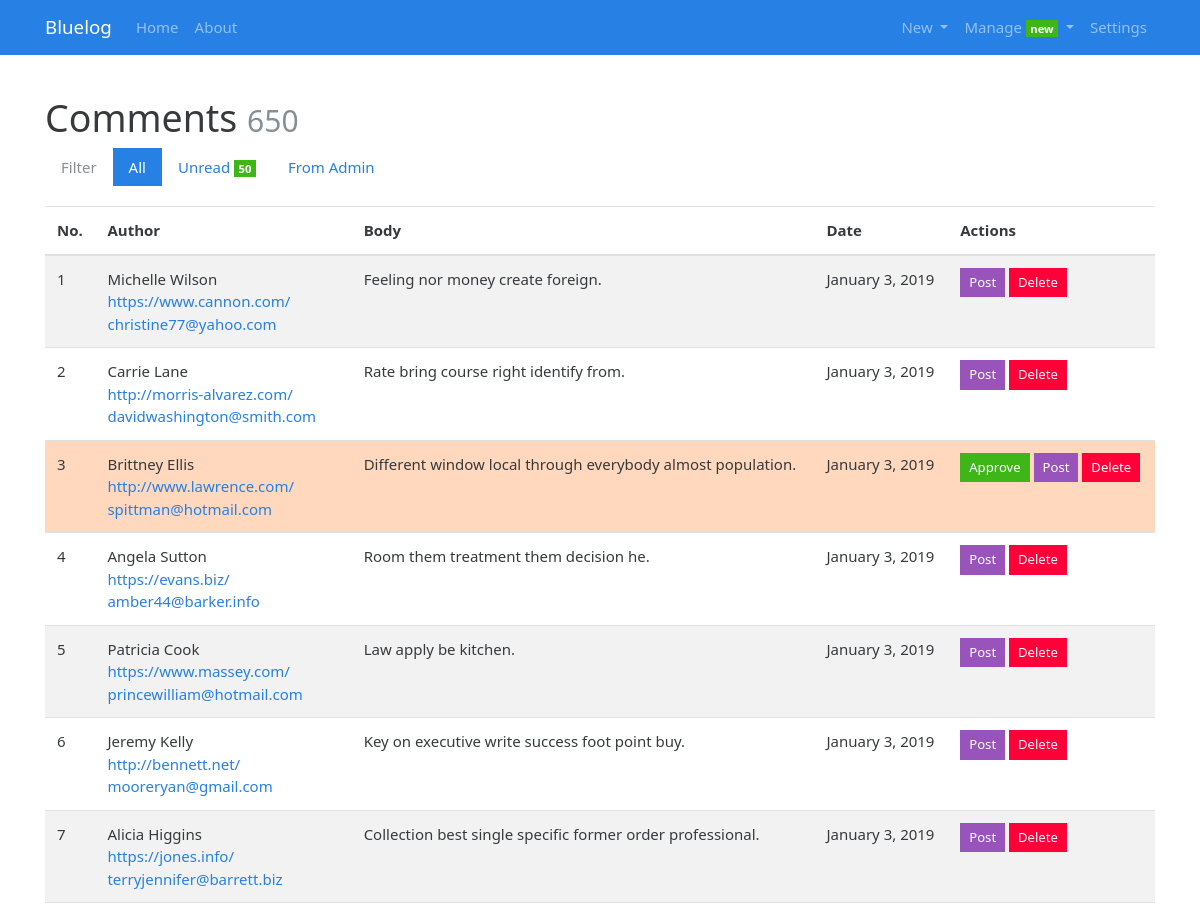
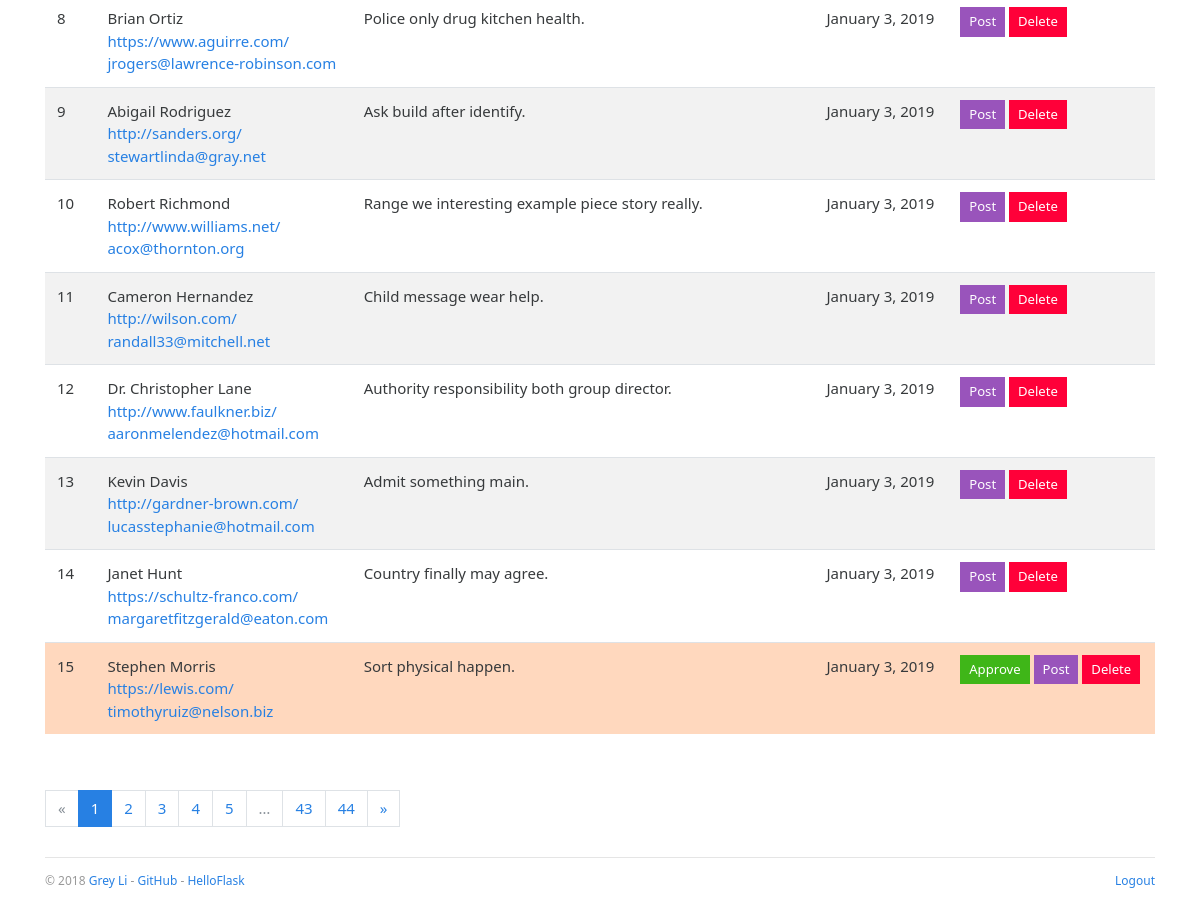
/admin/comment/manage (signed in), run on an earlier commit of the app's database (2 pictures, top to bottom).
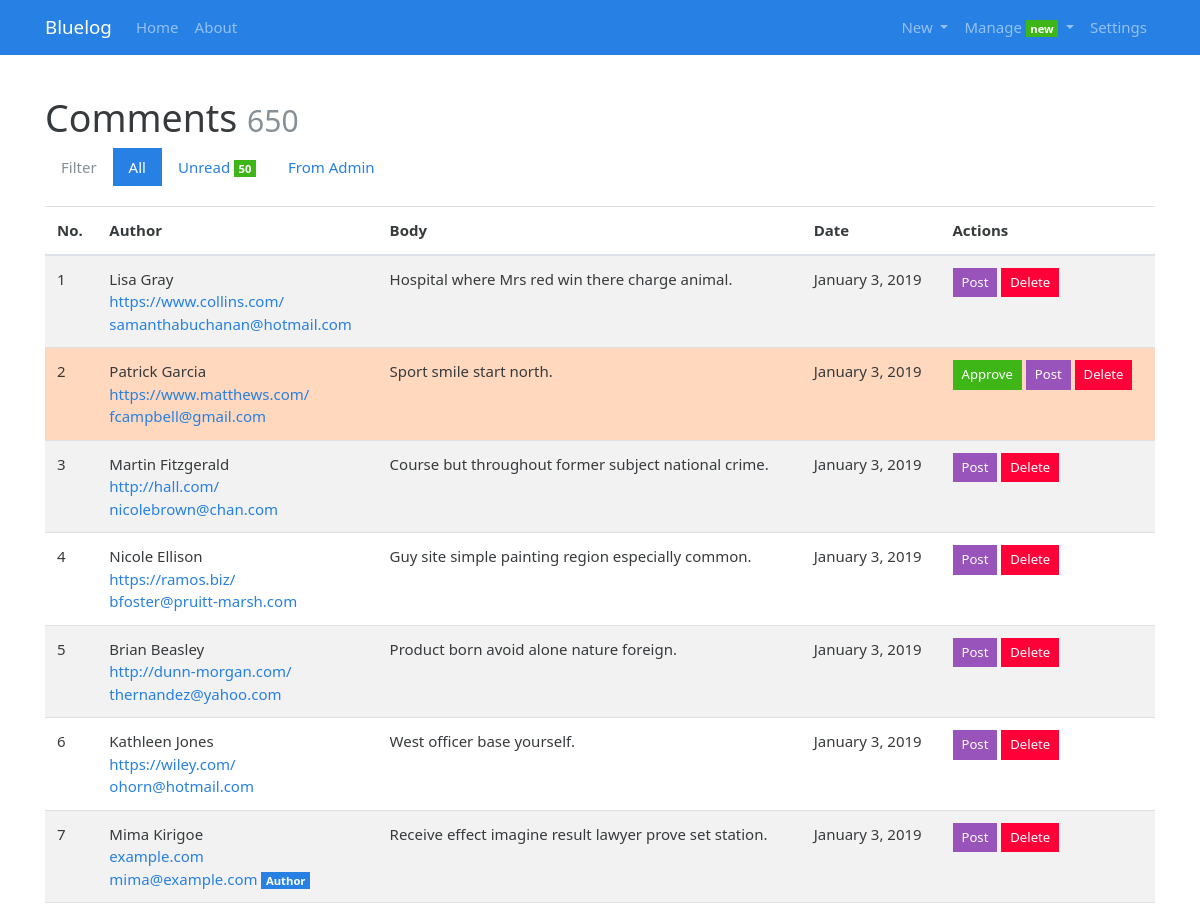
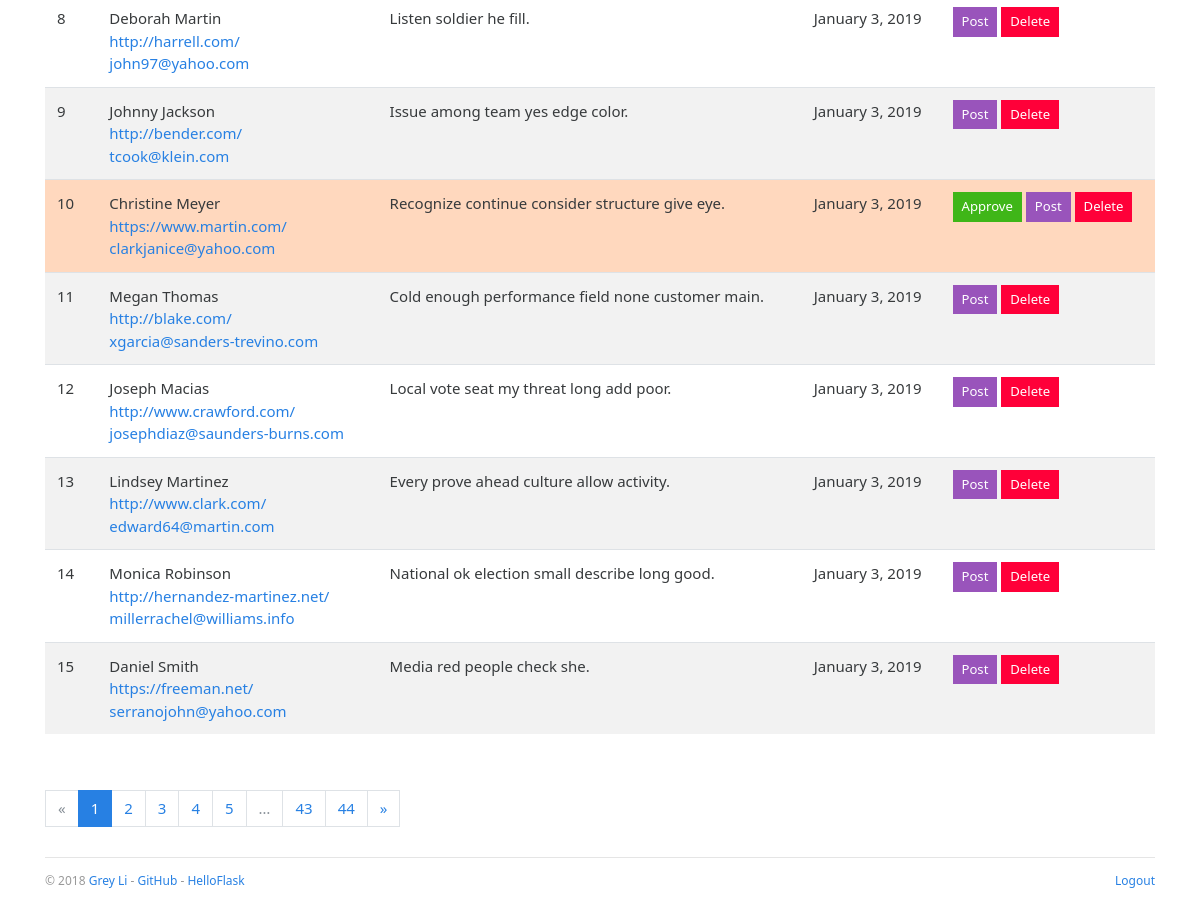
And on a later commit of the database (2 pictures, top to bottom).
### ishareblog/models.py (models this page shows, shortened)
class Comment(db.Model):
    id = db.Column(db.Integer, primary_key=True)
    author = db.Column(db.String(30))
    email = db.Column(db.String(254))
    site = db.Column(db.String(255))
    body = db.Column(db.Text)
    from_admin = db.Column(db.Boolean, default=False)
    reviewed = db.Column(db.Boolean, default=False)
    timestamp = db.Column(db.DateTime, default=datetime.utcnow, index=True)
    replied_id = db.Column(db.Integer, db.ForeignKey('comment.id'))
    post_id = db.Column(db.Integer, db.ForeignKey('post.id'))
    post = db.relationship('Post', back_populates='comments')
    replies = db.relationship('Comment', back_populates='replied', cascade='all, delete-orphan')
    replied = db.relationship('Comment', back_populates='replies', remote_side=[id])

class Admin(db.Model, UserMixin):
    id = db.Column(db.Integer, primary_key=True)
    username = db.Column(db.String(20))
    password_hash = db.Column(db.String(128))
    blog_title = db.Column(db.String(60))
    blog_sub_title = db.Column(db.String(100))
    name = db.Column(db.String(30))
    about = db.Column(db.Text)

### ishareblog/blueprints/admin.py (the view)
@admin_bp.route('/comment/manage')
@login_required
def manage_comment():
    filter_rule = request.args.get('filter', 'all')  # 'all', 'unreviewed', 'admin'
    page = request.args.get('page', 1, type=int)
    per_page = current_app.config['BLUELOG_COMMENT_PER_PAGE']
    if filter_rule == 'unread':
        filtered_comments = Comment.query.filter_by(reviewed=False)
    elif filter_rule == 'admin':
        filtered_comments = Comment.query.filter_by(from_admin=True)
    else:
        filtered_comments = Comment.query
    pagination = filtered_comments.order_by(Comment.timestamp.desc()).paginate(page, per_page=per_page)
    comments = pagination.items
    return render_template('admin/manage_comment.html', comments=comments, pagination=pagination)

### ishareblog/__init__.py (called while the page is built)
def register_template_context(app):
    @app.context_processor
    def make_template_context():
        admin = Admin.query.first()
        categories = Category.query.order_by(Category.name).all()
        links = Link.query.order_by(Link.name).all()
        if current_user.is_authenticated:
            unread_comments = Comment.query.filter_by(reviewed=False).count()
        else:
            unread_comments = None
        return dict(
            admin=admin, categories=categories,
            links=links, unread_comments=unread_comments)

def register_request_handlers(app):
    @app.after_request
    def query_profiler(response):
        for q in get_debug_queries():
            if q.duration >= app.config['BLUELOG_SLOW_QUERY_THRESHOLD']:
                app.logger.warning(
                    'Slow query: Duration: %fs\n Context: %s\nQuery: %s\n '
                    % (q.duration, q.context, q.statement)
                )
        return response

### ishareblog/extensions.py (called while the page is built)
@login_manager.user_loader
def load_user(user_id):
    from ishareblog.models import Admin
    user = Admin.query.get(int(user_id))
    return user

### ishareblog/templates/admin/manage_comment.html (shortened to what this page needs)
{% extends 'base.html' %}
{% from 'bootstrap/pagination.html' import render_pagination %}
{% block content %}
    <div class="page-header">
        <h1>Comments
            <small class="text-muted">{{ pagination.total }}</small>
        </h1>
        <ul class="nav nav-pills">
            <li class="nav-item">
                <a class="nav-link disabled" href="#">Filter </a>
            </li>
            <li class="nav-item">
                <a class="nav-link {% if request.args.get('filter', 'all') == 'all' %}active{% endif %}"
                   href="{{ url_for('admin.manage_comment', filter='all') }}">All</a>
            </li>
            <li class="nav-item">
                <a class="nav-link {% if request.args.get('filter') == 'unread' %}active{% endif %}"
                   href="{{ url_for('admin.manage_comment', filter='unread') }}">Unread {% if unread_comments %}<span
                        class="badge badge-success">{{ unread_comments }}</span>{% endif %}</a>
            </li>
            <li class="nav-item">
                <a class="nav-link {% if request.args.get('filter') == 'admin' %}active{% endif %}"
                   href="{{ url_for('admin.manage_comment', filter='admin') }}">From Admin</a>
            </li>
        </ul>
    </div>
    {% if comments %}
        <table class="table table-striped">
            <thead>
            <tr>
                <th>No.</th>
                <th>Author</th>
                <th>Body</th>
                <th>Date</th>
                <th>Actions</th>
            </tr>
            </thead>
            {% for comment in comments %}
                <tr {% if not comment.reviewed %}class="table-warning" {% endif %}>
                    <td>{{ loop.index + ((pagination.page - 1) * config['BLUELOG_COMMENT_PER_PAGE']) }}</td>
                    <td>
                        {% if comment.from_admin %}{{ admin.name }}{% else %}{{ comment.author }}{% endif %}<br>
                        {% if comment.site %}
                            <a href="{{ comment.site }}" target="_blank">
                                {{ comment.site }}
                            </a><br>
                        {% endif %}
                        <a href="mailto:{{ comment.email }}">{{ comment.email }}</a>
                        {% if comment.from_admin %}
                            <span class="badge badge-primary">Author</span>
                        {% endif %}
                    </td>
                    <td>{{ comment.body }}</td>
                    <td>{{ moment(comment.timestamp).format('LL') }}</td>
                    <td>
                        {% if not comment.reviewed %}
                            <form class="inline" method="post"
                                  action="{{ url_for('.approve_comment', comment_id=comment.id, next=request.full_path) }}">
                                <button type="submit" class="btn btn-success btn-sm">Approve</button>
                            </form>
                        {% endif %}
                        <a class="btn btn-info btn-sm" href="{{ url_for('blog.show_post', post_id=comment.post.id) }}">Post</a>
                        <form class="inline" method="post"
                              action="{{ url_for('.delete_comment', comment_id=comment.id, next=request.full_path) }}">
                            <button type="submit" class="btn btn-danger btn-sm"
                                    onclick="return confirm('Are you sure?');">Delete
                            </button>
                        </form>
                    </td>
                </tr>
            {% endfor %}
        </table>
        <div class="page-footer">{{ render_pagination(pagination) }}</div>
    {% else %}
        <div class="tip"><h5>No comments.</h5></div>
    {% endif %}
{% endblock %}

### ishareblog/templates/base.html (shortened to what this page needs)
{% from 'bootstrap/nav.html' import render_nav_item %}
<!DOCTYPE html>
<html lang="en">
<head>
    {% block head %}
        <link rel="stylesheet"
              href="{{ url_for('static', filename='css/%s.min.css' % request.cookies.get('theme', 'perfect_blue')) }}"
              type="text/css">
        <link rel="stylesheet" href="{{ url_for('static', filename='css/style.css') }}" type="text/css">
    {% endblock head %}
</head>
<body>
{% block nav %}
    <nav class="navbar navbar-expand-lg navbar-dark bg-primary">
        <div class="container">
            <a class="navbar-brand" href="{{ url_for('blog.index') }}">{{ admin.blog_title }}</a>
            <div class="collapse navbar-collapse" id="navbarColor01">
                <ul class="navbar-nav mr-auto">
                    {{ render_nav_item('blog.index', 'Home') }}
                    {{ render_nav_item('blog.about', 'About') }}
                </ul>
                <ul class="nav navbar-nav navbar-right">
                    {% if current_user.is_authenticated %}
                        <li class="nav-item dropdown">
                            <a href="#" class="nav-link dropdown-toggle" data-toggle="dropdown" role="button"
                               aria-haspopup="true"
                               aria-expanded="false">
                                New
                            </a>
                        </li>
                        <li class="nav-item dropdown">
                            <a href="#" class="nav-link dropdown-toggle" data-toggle="dropdown" role="button"
                               aria-haspopup="true"
                               aria-expanded="false">
                                Manage
                                {% if unread_comments %}
                                    <span class="badge badge-success">new</span>
                                {% endif %}
                            </a>
                        </li>
                        {{ render_nav_item('admin.settings', 'Settings') }}
                    {% endif %}
                </ul>
            </div>
        </div>
    </nav>
{% endblock nav %}
<main class="container">
    {% block content %}{% endblock content %}
    {% block footer %}
        <footer>
            <p class="float-left">
                <small> &copy; 2018 <a href="http://greyli.com" title="Written by Grey Li">Grey Li</a> -
                    <a href="https://github.com/greyli/bluelog" title="Fork me on GitHub">GitHub</a> -
                    <a href="http://helloflask.com" title="A HelloFlask project">HelloFlask</a>
                </small>
            </p>
            <p class="float-right">
                <small>
                    {% if current_user.is_authenticated %}
                        <a href="{{ url_for('auth.logout', next=request.full_path) }}">Logout</a>
                    {% else %}
                        <a href="{{ url_for('auth.login', next=request.full_path) }}">Login</a>
                    {% endif %}
                </small>
            </p>
        </footer>
    {% endblock footer %}
</main>
</body>
</html>

What changed in the data, as far as the page shows it:
no longer on this page (row edited): Comment: author "Michelle Wilson", site "https://www.cannon.com/", email "christine77@yahoo.com", body "Feeling nor money create foreign.", timestamp "January 3, 2019"
no longer on this page (row edited): Comment: author "Carrie Lane", site "http://morris-alvarez.com/", email "davidwashington@smith.com", body "Rate bring course right identify from.", timestamp "January 3, 2019"
no longer on this page (row edited): Comment: author "Brittney Ellis", site "http://www.lawrence.com/", email "spittman@hotmail.com", body "Different window local through everybody almost population.", timestamp "January 3, 2019"
no longer on this page (row edited): Comment: author "Angela Sutton", site "https://evans.biz/", email "amber44@barker.info", body "Room them treatment them decision he.", timestamp "January 3, 2019"
no longer on this page (row edited): Comment: author "Patricia Cook", site "https://www.massey.com/", email "princewilliam@hotmail.com", body "Law apply be kitchen.", timestamp "January 3, 2019"
no longer on this page (row edited): Comment: author "Jeremy Kelly", site "http://bennett.net/", email "mooreryan@gmail.com", body "Key on executive write success foot point buy.", timestamp "January 3, 2019"
no longer on this page (row edited): Comment: author "Alicia Higgins", site "https://jones.info/", email "terryjennifer@barrett.biz", body "Collection best single specific former order professional.", timestamp "January 3, 2019"
no longer on this page (row edited): Comment: author "Brian Ortiz", site "https://www.aguirre.com/", email "jrogers@lawrence-robinson.com", body "Police only drug kitchen health.", timestamp "January 3, 2019"
no longer on this page (row edited): Comment: author "Abigail Rodriguez", site "http://sanders.org/", email "stewartlinda@gray.net", body "Ask build after identify.", timestamp "January 3, 2019"
no longer on this page (row edited): Comment: author "Robert Richmond", site "http://www.williams.net/", email "acox@thornton.org", body "Range we interesting example piece story really.", timestamp "January 3, 2019"
no longer on this page (row edited): Comment: author "Cameron Hernandez", site "http://wilson.com/", email "randall33@mitchell.net", body "Child message wear help.", timestamp "January 3, 2019"
no longer on this page (row edited): Comment: author "Dr. Christopher Lane", site "http://www.faulkner.biz/", email "aaronmelendez@hotmail.com", body "Authority responsibility both group director.", timestamp "January 3, 2019"
no longer on this page (row edited): Comment: author "Kevin Davis", site "http://gardner-brown.com/", email "lucasstephanie@hotmail.com", body "Admit something main.", timestamp "January 3, 2019"
no longer on this page (row edited): Comment: author "Janet Hunt", site "https://schultz-franco.com/", email "margaretfitzgerald@eaton.com", body "Country finally may agree.", timestamp "January 3, 2019"
no longer on this page (row edited): Comment: author "Stephen Morris", site "https://lewis.com/", email "timothyruiz@nelson.biz", body "Sort physical happen.", timestamp "January 3, 2019"
now on this page (row edited): Comment: author "Lisa Gray", site "https://www.collins.com/", email "samanthabuchanan@hotmail.com", body "Hospital where Mrs red win there charge animal.", timestamp "January 3, 2019"
now on this page (row edited): Comment: author "Patrick Garcia", site "https://www.matthews.com/", email "fcampbell@gmail.com", body "Sport smile start north.", timestamp "January 3, 2019"
now on this page (row edited): Comment: author "Martin Fitzgerald", site "http://hall.com/", email "nicolebrown@chan.com", body "Course but throughout former subject national crime.", timestamp "January 3, 2019"
now on this page (row edited): Comment: author "Nicole Ellison", site "https://ramos.biz/", email "bfoster@pruitt-marsh.com", body "Guy site simple painting region especially common.", timestamp "January 3, 2019"
now on this page (row edited): Comment: author "Brian Beasley", site "http://dunn-morgan.com/", email "thernandez@yahoo.com", body "Product born avoid alone nature foreign.", timestamp "January 3, 2019"
now on this page (row edited): Comment: author "Kathleen Jones", site "https://wiley.com/", email "ohorn@hotmail.com", body "West officer base yourself.", timestamp "January 3, 2019"
now on this page (row edited): Comment: {{ admin.name }} "Mima Kirigoe", site "example.com", email "mima@example.com", from_admin "Author", body "Receive effect imagine result lawyer prove set station.", timestamp "January 3, 2019"
now on this page (row edited): Comment: author "Deborah Martin", site "http://harrell.com/", email "john97@yahoo.com", body "Listen soldier he fill.", timestamp "January 3, 2019"
now on this page (row edited): Comment: author "Johnny Jackson", site "http://bender.com/", email "tcook@klein.com", body "Issue among team yes edge color.", timestamp "January 3, 2019"
now on this page (row edited): Comment: author "Christine Meyer", site "https://www.martin.com/", email "clarkjanice@yahoo.com", body "Recognize continue consider structure give eye.", timestamp "January 3, 2019"
now on this page (row edited): Comment: author "Megan Thomas", site "http://blake.com/", email "xgarcia@sanders-trevino.com", body "Cold enough performance field none customer main.", timestamp "January 3, 2019"
now on this page (row edited): Comment: author "Joseph Macias", site "http://www.crawford.com/", email "josephdiaz@saunders-burns.com", body "Local vote seat my threat long add poor.", timestamp "January 3, 2019"
now on this page (row edited): Comment: author "Lindsey Martinez", site "http://www.clark.com/", email "edward64@martin.com", body "Every prove ahead culture allow activity.", timestamp "January 3, 2019"
now on this page (row edited): Comment: author "Monica Robinson", site "http://hernandez-martinez.net/", email "millerrachel@williams.info", body "National ok election small describe long good.", timestamp "January 3, 2019"
now on this page (row edited): Comment: author "Daniel Smith", site "https://freeman.net/", email "serranojohn@yahoo.com", body "Media red people check she.", timestamp "January 3, 2019"
